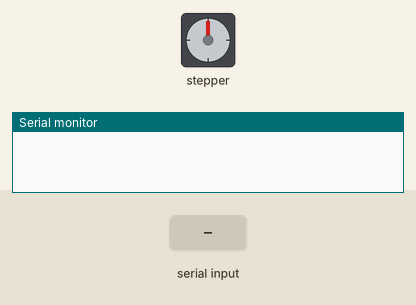
Simulated run of this sketch. Board: Arduino Uno, built with avr-gcc and run on an emulated ATmega328P. On the bench: stepper motor, the last lines printed to the serial monitor. The test bench sets the inputs (shaded band). Stepper angles assume 48 steps per turn.

Above: at 1.2 s.
1.3 s: "step" received over Serial
At 2.4 s:
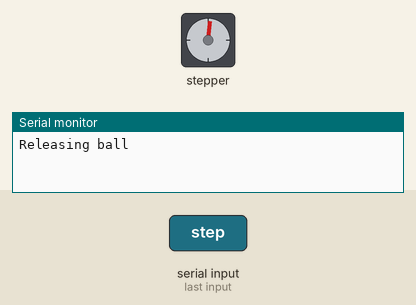
At 3.0 s:
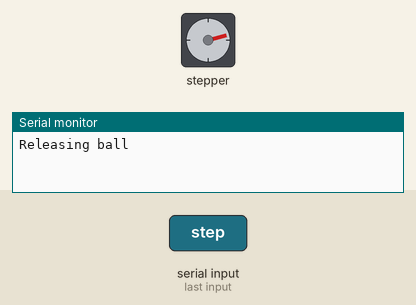
4.0 s: "step" received over Serial
At 6.2 s:
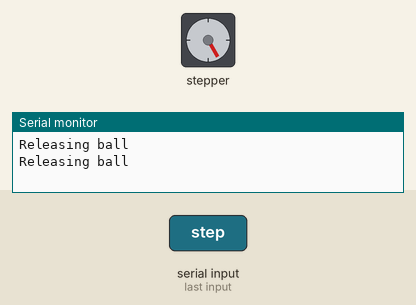
Timing chart, 0 to 7.7 s (numbered marks = the images above; inputs shaded):
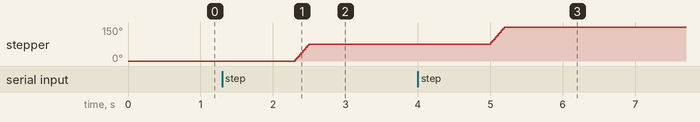

Measured:
- after the input at 1.3 s, stepper: turns 75° clockwise in 0.19 s, starting after 1.0 s
- after the input at 4.0 s, stepper: turns 75° clockwise in 0.19 s, starting after 1.0 s

The sketch:

Stepper.ino
```cpp
// author: Sophia Dolan

#include <Stepper.h>

const int stepsPerRevolution = 48; //7.5 deg per step
const int stepsRelease = 10; //more accurately, 360/5/7.5=9.6
Stepper myStepper(stepsPerRevolution, 8, 9, 10, 11);

void setup() {
  myStepper.setSpeed(60); //60 rpm when stepping
  Serial.begin(9600); // initialize the serial port:
}

void loop() {
  String input;

  if (Serial.available() > 0)
    input = Serial.readString(); // read the incoming String:
  if(input=="step"){
    Serial.println("Releasing ball");
    myStepper.step(stepsRelease);
    delay(250); //pause 0.25 seconds
  }

}
```
